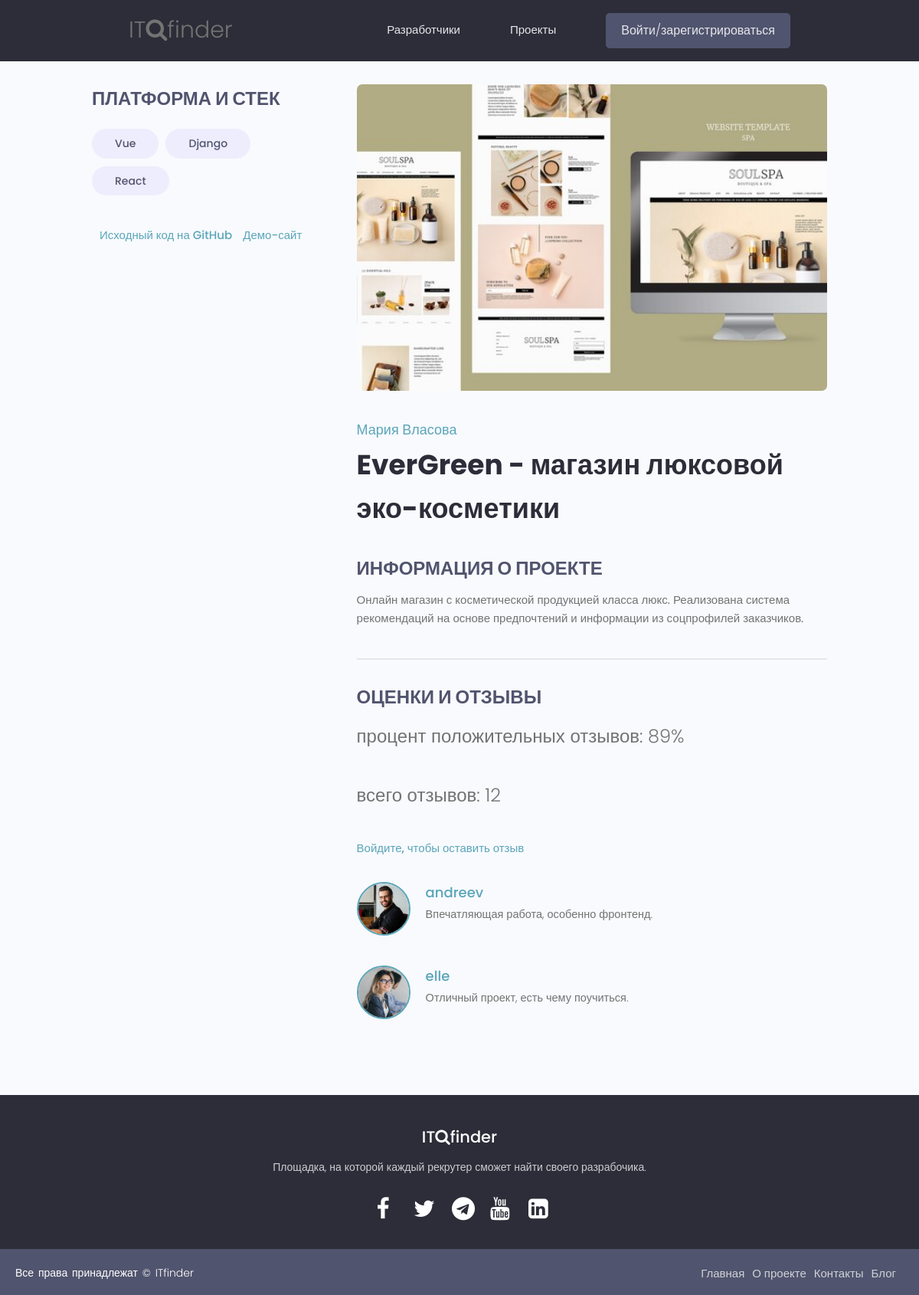
Page /projects/project/evergreen-shop-luxury-cosmetics/ on the committed database.
### projects/models.py (models this page shows, shortened)
class Tag(models.Model):
    name = models.CharField(max_length=100)
    slug = models.SlugField()
    created = models.DateTimeField(auto_now_add=True)
    id = models.UUIDField(default=uuid.uuid4, unique=True, primary_key=True, editable=False)
    def __str__(self):
        return self.name

class Project(models.Model):
    owner = models.ForeignKey(
        Profile, null=True, blank=True, on_delete=models.CASCADE)
    title = models.CharField(max_length=100)
    slug = models.SlugField()
    image = models.ImageField(null=True, blank=True, default="project_images/default.jpg", upload_to='project_images')
    description = models.TextField(null=True, blank=True)
    tags = models.ManyToManyField(Tag, blank=True)
    total_votes = models.IntegerField(default=0, null=True, blank=True)
    votes_ratio = models.IntegerField(default=0, null=True, blank=True)
    demo_link = models.CharField(max_length=500, null=True, blank=True)
    source_link = models.CharField(max_length=500, null=True, blank=True)
    created = models.DateTimeField(auto_now_add=True)
    id = models.UUIDField(default=uuid.uuid4, unique=True, primary_key=True, editable=False)
    @property
    def reviewers(self):
        queryset = self.review_set.all().values_list('owner__id', flat=True)
        return queryset

class Review(models.Model):
    VOTE_TYPE = (
        ('up', 'Положительная оценка'),
        ('down', 'Отрицательная оценка'),
    )
    owner = models.ForeignKey(Profile, on_delete=models.CASCADE, null=True)
    project = models.ForeignKey(Project, on_delete=models.CASCADE)
    body = models.TextField(null=True, blank=True)
    value = models.CharField(max_length=200, choices=VOTE_TYPE)
    created = models.DateTimeField(auto_now_add=True)
    id = models.UUIDField(default=uuid.uuid4, unique=True,
                          primary_key=True, editable=False)
    class Meta:
        unique_together = [['owner', 'project']]

### users/models.py (models this page shows)
class Profile(models.Model):
    user = models.OneToOneField(
        User, on_delete=models.CASCADE, null=True, blank=True)
    name = models.CharField(max_length=50, blank=True, null=True)
    email = models.EmailField(max_length=50, blank=True, null=True)
    username = models.CharField(max_length=50, blank=True, null=True)
    city = models.CharField(max_length=50, blank=True, null=True)
    intro = models.CharField(max_length=200, blank=True, null=True)
    bio = models.TextField(blank=True, null=True)
    image = models.ImageField(
        null=True, blank=True, upload_to='profile_images', default="profile_images/default.jpg")
    skills = models.ManyToManyField(Skill, blank=True)
    github = models.CharField(max_length=100, blank=True, null=True)
    twitter = models.CharField(max_length=100, blank=True, null=True)
    linkedin = models.CharField(max_length=100, blank=True, null=True)
    youtube = models.CharField(max_length=100, blank=True, null=True)
    website = models.CharField(max_length=100, blank=True, null=True)
    created = models.DateTimeField(auto_now_add=True)
    id = models.UUIDField(default=uuid.uuid4, unique=True,
                          primary_key=True, editable=False)
    def __str__(self):
        return str(self.username)
    class Meta:
        ordering = ['created']

### projects/views.py (the view, shortened to what this page needs)
# urls.py: path('project/<slug:project_slug>/', views.project, name="project"),
def project(request, project_slug):
    project = Project.objects.get(slug=project_slug)
    tags = project.tags.all()
    form = ReviewForm()
    return render(request, 'projects/single-project.html', {'project': project, 'form': form})

### projects/templates/projects/single-project.html (shortened to what this page needs)
{% extends 'base.html' %}
{% block content %}
<main class="singleProject my-md">
    <div class="container">
        <div class="layout">
            <div class="column column--1of3">
                <h3 class="singleProject__subtitle">Платформа и стек</h3>
                <div class="singleProject__toolStack">
                {% for tag in project.tags.all %}
                <a href="{% url 'tag' tag.slug %}" class="tag tag--pill tag--sub tag--lg">{{tag}}</a>
                {% endfor %}
                </div>
                {% if project.source_link %}
                <a class="singleProject__liveLink" href="{{ project.source_link }}" target="_blank">Исходный код на GitHub
                </a>
                {% endif %}
                {% if project.demo_link %}
                <a class="singleProject__liveLink" href="{{ project.source_link }}" target="_blank">Демо-сайт
                </a>
                {% endif %}
            </div>
            <div class="column column--2of3">
                <img class="singleProject__preview" src="{{ project.image.url }}" alt="скриншот проекта" />
                <a href="{% url 'user-profile' project.owner %}"
                    class="singleProject__developer">{{ project.owner.name }}</a>
                <h2 class="singleProject__title">{{ project.title }}</h2>
                <h3 class="singleProject__subtitle">Информация о проекте</h3>
                <div class="singleProject__info">
                    {{ project.description }}
                </div>
                <div class="comments">
                    <h3 class="singleProject__subtitle">Оценки и отзывы</h3>
                    <h5 class="project--rating">
                    процент положительных отзывов: {{project.votes_ratio}}%
                    </h5>
                    <h5 class="project--rating">
                    всего отзывов: {{project.total_votes}}
                    </h5>
                    {% if request.user.profile.id in project.reviewers %}
                    <p>Вы уже писали отзыв об этом проекте</p>
                    {% elif request.user.profile == project.owner %}
                    <p>Вы не можете оставлять отзывы к собственным проектам</p>
                    {% else %}
                    <a href="{% url 'login' %}?next={{ request.path }}">Войдите, чтобы оставить отзыв</a>
                    {% endif %}
                    <div class="commentList">
                        {% for review in project.review_set.all %}
                        {% if review.body %}
                        <div class="comment">
                            <a href="{% url 'user-profile' review.owner  %}">
                                <img class="avatar avatar--md" src="{{ review.owner.image.url }}" alt="user" />
                            </a>
                            <div class="comment__details">
                                <a href="{% url 'user-profile' review.owner  %}"
                                    class="comment__author">{{ review.owner }}</a>
                                <p class="comment__info">{{ review.body|linebreaksbr }}</p>
                            </div>
                        </div>
                        {% endif %}
                        {% endfor %}
                    </div>
                </div>
            </div>
        </div>
    </div>
</main>
{% endblock %}

### static/styles/main.css (style rules this page uses)
* { margin: 0; padding: 0; box-sizing: border-box; }
:root { --color-sub: #2d2d39; }
img { width: 100%; }
.singleProject .column--1of3 { order: 2; }
@media screen and (min-width: 1081px) { .singleProject .column--1of3 { order: 1; } }
@media screen and (min-width: 1081px) { .singleProject .column--2of3 { order: 2; } }
.singleProject__toolStack { margin-top: 2rem; margin-bottom: 4rem; }
.singleProject__liveLink { font-weight: 500; transition: all 0.3s ease-in-out; border-bottom: 2px solid transparent; }
.singleProject__preview { height: 50vh; object-fit: cover; object-position: top center; margin-bottom: 3rem; border-radius: 0.7rem; }
.singleProject__developer { font-size: 1.8rem; font-weight: 500; }
.singleProject__title { font-size: 3.6rem; font-weight: 700; color: var(--color-sub); margin-bottom: 3rem; }
.project--rating { margin-bottom: 1.6em; margin-top: .5em; }
.singleProject__subtitle { text-transform: uppercase; font-size: 2.4rem; font-weight: 700; color: var(--color-sub-light); margin-bottom: 1rem; }
.comments { margin-top: 4rem; padding-top: 3rem; border-top: 2px solid var(--color-light); }
.commentList { margin: 3rem 0; }
.comment { display: flex; gap: 2rem; }
.comment:not(:last-child) { margin-bottom: 3rem; }
.comment__author { font-size: 1.8rem; }
.comment__info { font-size: 1.45rem; }

### static/uikit/styles/modules/_variables.css (style rules this page uses)
:root { --color-main: #5aa5b9; --color-main-light: #e6faff; --color-sub: #3f4156; --color-sub-light: #51546e; --color-sub-lighter: #ededfd; --color-text: #737373; --color-gray: #8b8b8b; --color-light: #e5e7eb; --color-light-gray: #767676; --color-bg: #f8fafd; --color-white: #fffefd; --color-white-light: #f3f3f3; --color-success: #359e64; --color-success-bg: #def8e8; --color-error: #fc4b0b; --color-error-bg: #fff2ee; --font-base: 'Poppins', arial, helvetica, 'Segoe UI', roboto, ubuntu, sans-serif; --font-monospace: 'Fira Code', 'Courier New', courier, monospace; --font-regular: 300; --font-medium: 500; --font-bold: 700; --generic-shadow: 1px 1px 5px #00000010; --generic-transition: all 0.3s ease-in-out; }

### static/uikit/styles/modules/_base.css (style rules this page uses)
* { margin: 0; padding: 0; box-sizing: border-box; text-rendering: optimizeLegibility; color: inherit; font-size: inherit; }
html { font-size: 50%; }
@media only screen and (min-width: 480px) { html { font-size: 56.25%; } }
@media only screen and (min-width: 1200px) { html { font-size: 62.5%; } }
body { line-height: 1.6; font-weight: 400; font-size: 1.5rem; color: var(--color-text); background-color: var(--color-bg); min-height: 100vh; }

### static/uikit/styles/modules/_typography.css (style rules this page uses)
* { font-family: var(--font-base); }
h2 { font-size: 3.6rem; font-weight: var(--font-bold); }
h3 { font-size: 3.2rem; font-weight: var(--font-medium); }
h5 { font-size: 2.4rem; font-weight: var(--font-medium); }
h5, h6 { font-weight: var(--font-regular); }
p, span, strong { font-size: 1.6rem; color: var(--color-text); font-weight: var(--font-regular); }
a { padding-bottom: 2px; text-decoration: none; display: inline-block; color: var(--color-main); font-weight: var(--font-medium); }

### static/uikit/styles/modules/_utilities.css (style rules this page uses)
.container { width: 92%; max-width: 165rem; margin: 0 auto; box-sizing: border-box; }
@media screen and (min-width: 1000px) { .container { width: 90%; } }
@media screen and (min-width: 1200px) { .container { width: 80%; } }
.my-md { margin: 3rem auto; }

### static/uikit/styles/modules/_avatar.css (style rules this page uses)
.avatar { border-radius: 50%; border: 2px solid var(--color-main); object-fit: cover; }
.avatar--md { height: 7rem; width: 7rem; }

### static/uikit/styles/modules/_tag.css (style rules this page uses)
.tag { display: inline-flex; align-items: center; background-color: var(--color-sub); height: -webkit-fit-content; height: -moz-fit-content; height: fit-content; width: -webkit-fit-content; width: -moz-fit-content; width: fit-content; border-radius: 0.5rem; padding: 0.5rem 1.5rem; font-size: 1.2rem; cursor: pointer; }
.tag:not(:last-child) { margin-right: 0.25rem; margin-bottom: 0.75rem; }
.tag--pill { border-radius: 5rem; }
.tag--sub, .tag--sub > small { background: var(--color-sub-lighter); color: var(--color-sub-light); font-weight: 500; }
.tag--lg { padding: 0.8rem 3rem; font-size: 1.4rem; }
.tag--lg:not(:last-child) { margin-right: 0.5rem; margin-bottom: 1rem; }

### static/uikit/styles/modules/_layout.css (style rules this page uses)
.layout { display: flex; flex-flow: row wrap; justify-content: space-between; }
.layout > .column { margin-bottom: 3rem; }
.layout > .column.column--1of3 { flex-basis: 30%; }
.layout > .column.column--2of3 { flex-basis: 64%; }

### rows in the picture
Tag: name "Vue"
Tag: name "Django"
Tag: name "React"
Project: image (picture), owner.name "Мария Власова", title "EverGreen - магазин люксовой эко-косметики", description "Онлайн магазин с косметической продукцией класса люкс. Реализована система рекомендаций на основе предпочтений и информации из соцпрофилей заказчиков.", votes_ratio "89", total_votes "12"
Review: owner.image (picture), owner "andreev", body "Впечатляющая работа, особенно фронтенд."
Review: owner.image (picture), owner "elle", body "Отличный проект, есть чему поучиться."
